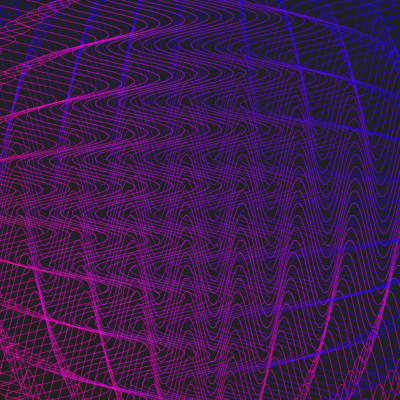
Frame 1 (no input)
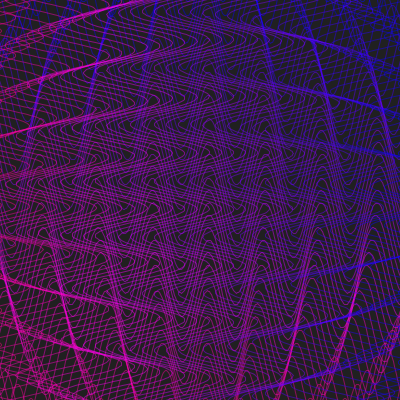
Frame 60 (the mouse pressed at the canvas centre just before this capture)
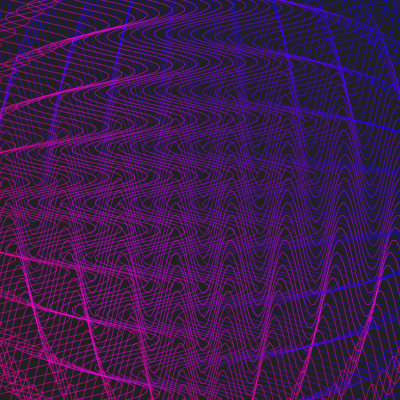
Frame 120 (the mouse held since frame 60 and released just before this capture)

The Processing sketch that drew these frames (run headless with seeded random() and noise(); from frame 60 on, the mouse is pressed at the canvas centre):

// Processing sketch: processing_177922
// ── processing_177922.pde

float phase = 0.0;

void sineLine(float x1, float y1, float x2, float y2, float nCycles, float amp) {
  float d = dist(x1, y1, x2, y2);
  int d2 = ceil(d);
  beginShape();
  
  for (int i = 0; i <= d2; i++) {
    float p = float(i) / d;
    float v = lerp(x1, x2, p);
    float v2 = lerp(y1, y2, p);
    
    float s = sin((p + phase) * nCycles * TWO_PI) * amp;
    float x3 = v;
    float y3 = v2;
    
    float a2 = atan2(y2 - y1, x2 - x1);
    x3 = x3 + s * cos(PI / 2.0 + a2);
    y3 = y3 + s * sin(PI / 2.0 + a2);
    vertex(x3, y3);
  }
  endShape();    
}

void setup() {
  size(400, 400);
    colorMode(HSB);
}

void draw() {
  background(32);
  fill(0, 190, 170, 8);
  noFill();
  stroke(190, 221, 50, 128);

  for (int i = 0; i < 2; i++) {
    pushMatrix();    
    translate(width / 2.0, height / 2.0);
    
    rotate(i * PI / 2.0);
    circleWithSines(0, 0, width / 1.414, 48, 0.07, 10);
    popMatrix();
  }
  
  phase += 0.001;
  if (phase >= 1.0) {
    phase -= 1.0;
  }
}

void circleWithSines(float xpos, float ypos, float r, int nLines, float amp, float xfreq) {
  for (int i = 0; i < nLines; i++) {
    float d = float(i) / float(nLines - 1);
    float y2 = lerp(-r, r, d);
    stroke(d * 80 + 160, 255, 255, 120);
    pushMatrix();
    translate(xpos, ypos);
    float x2 = sqrt(r * r - y2 * y2);
    float amp2 = dist(-x2, y2, x2, y2) * amp;
    sineLine(-x2, y2, x2, y2, xfreq, amp2);
    popMatrix();
  }
}
